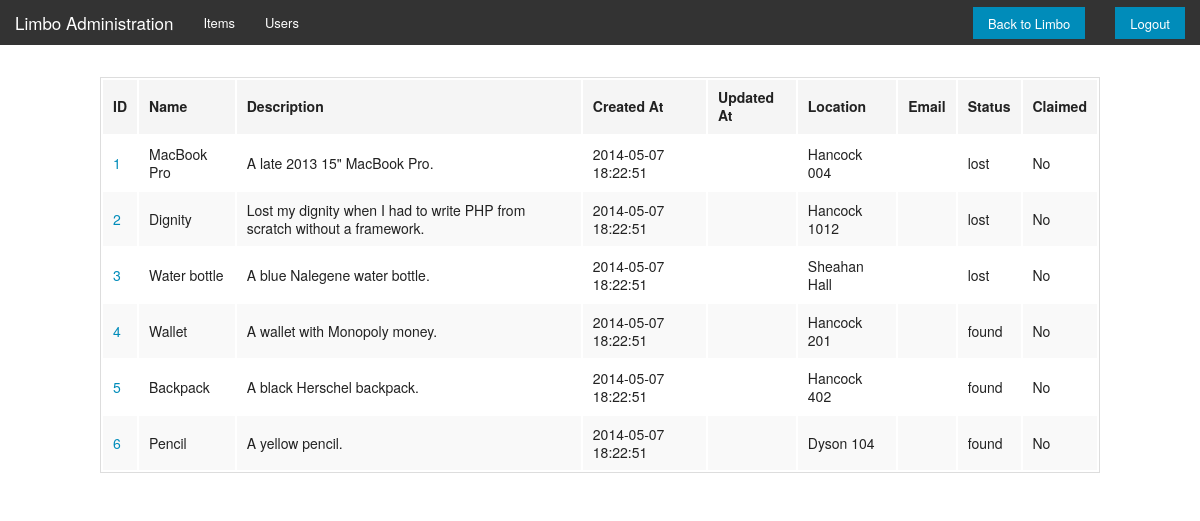
The page /admin/items.php (signed in) on the database its author committed.
### tables this page shows
create table if not exists items (
  id          int      auto_increment primary key,
  name        text     not null,
  description text     not null,
  created_at  datetime not null default current_timestamp,
  updated_at  datetime,
  location    text     not null,
  email       text,
  status      set('lost', 'found'),
  claimed     boolean  default false
);

### includes/helpers.php (called while the page is built, shortened)
<?php
function get_all($table, $sort = null) {
  $sql = 'SELECT * FROM ' . $table;
  if (is_null($sort)) {
    $sql = $sql . ';';
  } else {
    $sql = $sql . ' order by ' . $sort . ';';
  }
  $query = run($sql);
  if (is_string($query)) {
    print_r($query);
  } else {
    $results = array();
    while ($result = mysqli_fetch_array($query, MYSQLI_ASSOC)) {
      array_push($results, $result);
    }
    return $results;
  }
}
function run($sql, $return_id = false) {
  global $dbc;
  $result = mysqli_query($dbc, $sql);
  $id     = mysqli_insert_id($dbc);
  $error  = mysqli_error($dbc);
  if ($result == false) {
    return $error;
  } else {
    if ($return_id == true) {
      return $id;
    } else {
      return $result;
    }
  }
}
?>

### includes/partials.php (the view, shortened to what this page needs)
<?php
  function show_items_table($items) {
    echo '
      <table>
        <thead>
          <tr>
            <th>ID</th>
            <th>Name</th>
            <th>Description</th>
            <th>Created At</th>
            <th>Updated At</th>
            <th>Location</th>
            <th>Email</th>
            <th>Status</th>
            <th>Claimed</th>
          </tr>
        </thead>
        <tbody>
    ';
    foreach ($items as $item) {
      echo '
        <tr>
          <td><a href="items.php?id='. $item['id'] .'">'. $item['id'] .'</a></td>
          <td>'. $item['name'] .'</td>
          <td>'. $item['description'] .'</td>
          <td>'. $item['created_at'] .'</td>
          <td>'. $item['updated_at'] .'</td>
          <td>'. $item['location'] .'</td>
          <td>'. $item['email'] .'</td>
          <td>'. $item['status'] .'</td>
          ';
          if ($item['claimed'] == 1) {
            echo '<td>Yes</td>';
          } else {
            echo '<td>No</td>';
          }
      echo '
        </tr>
      ';
    }
    echo '
      </table>
    ';
  }
?>

### rows shown on the page
items: id "1", name "MacBook Pro", description "A late 2013 15\" MacBook Pro.", created_at "2014-05-07 18:22:51", location "Hancock 004", status "lost", claimed "No"
items: id "2", name "Dignity", description "Lost my dignity when I had to write PHP from scratch without a framework.", created_at "2014-05-07 18:22:51", location "Hancock 1012", status "lost", claimed "No"
items: id "3", name "Water bottle", description "A blue Nalegene water bottle.", created_at "2014-05-07 18:22:51", location "Sheahan Hall", status "lost", claimed "No"
items: id "4", name "Wallet", description "A wallet with Monopoly money.", created_at "2014-05-07 18:22:51", location "Hancock 201", status "found", claimed "No"
items: id "5", name "Backpack", description "A black Herschel backpack.", created_at "2014-05-07 18:22:51", location "Hancock 402", status "found", claimed "No"
items: id "6", name "Pencil", description "A yellow pencil.", created_at "2014-05-07 18:22:51", location "Dyson 104", status "found", claimed "No"
